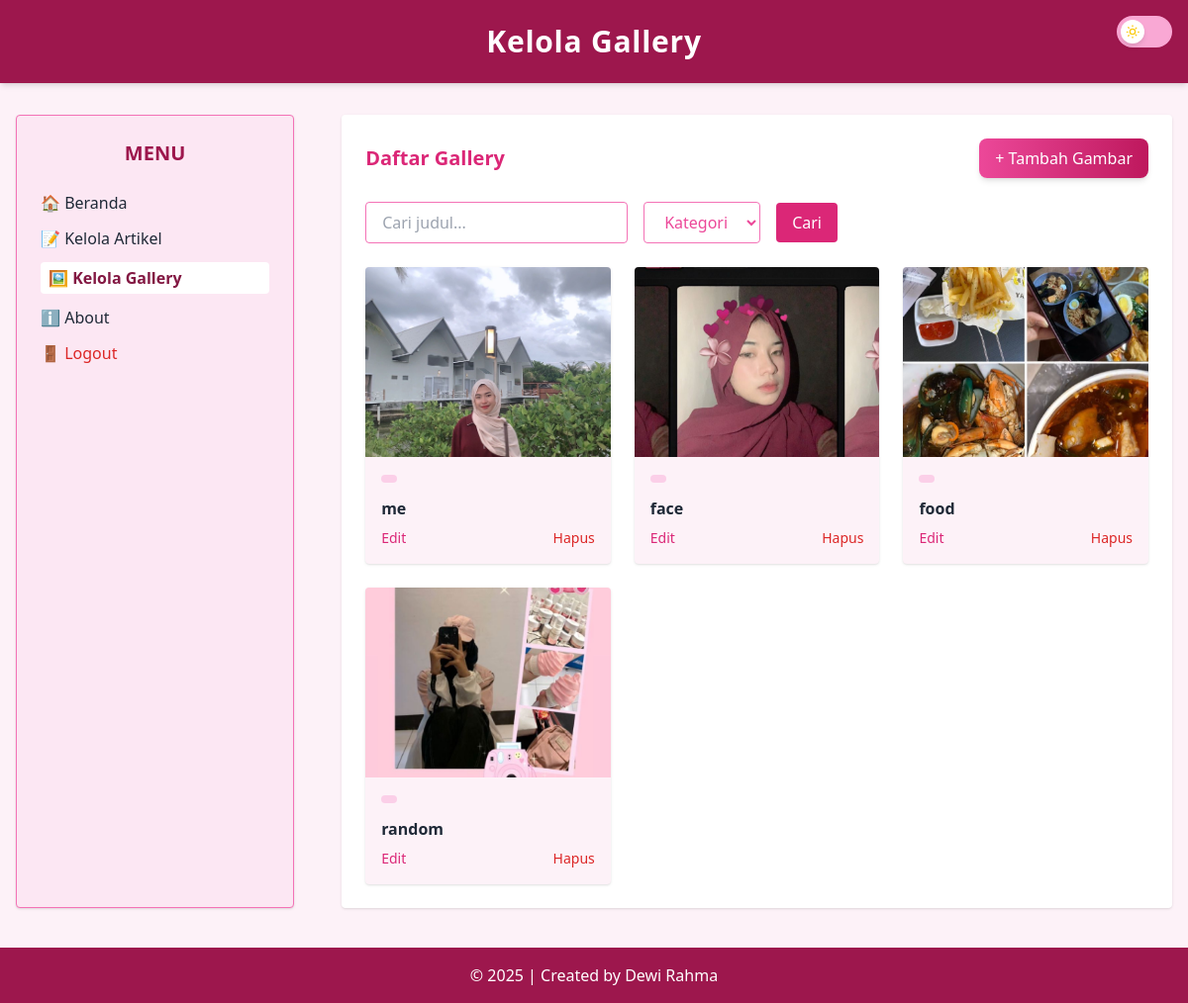
Screenshot of /admin/data_gallery.php (signed in) with the database file from the repository.
### tables this page shows
CREATE TABLE `tbl_gallery` (
  `id_gallery` int(5) NOT NULL,
  `judul` text NOT NULL,
  `foto` text NOT NULL,
  `kategori` varchar(100) NOT NULL,
  `deskripsi` text DEFAULT NULL
);

### admin/data_gallery.php (the view, shortened to what this page needs)
<?php
include('../koneksi.php');
?>
<!DOCTYPE html>
<html lang="en" class="transition duration-500">
<head>
  <script src="https://cdn.tailwindcss.com"></script>
</head>
<body class="bg-pink-50 dark:bg-gray-900 text-gray-800 dark:text-gray-100 min-h-screen transition duration-500">
  <div class="fixed top-4 right-4 z-50">
    <label class="relative inline-flex items-center cursor-pointer">
      <div class="w-14 h-8 bg-pink-300 dark:bg-pink-700 rounded-full transition duration-300"></div>
      <div class="absolute top-1 left-1 w-6 h-6 bg-white rounded-full shadow-md transition-transform duration-300 peer-checked:translate-x-6"></div>
    </label>
  </div>
<header class="bg-pink-800 dark:bg-gray-800 text-white text-center py-6 shadow-md">
  <h1 class="text-3xl font-bold tracking-wide dark:text-pink-400 animate-pulse">Kelola Gallery</h1>
</header>
<div class="flex max-w-7xl mx-auto mt-8 px-4 gap-6 transition duration-500">
  <aside class="w-1/4 bg-pink-100 dark:bg-gray-800 border border-pink-400 dark:border-pink-400 rounded shadow p-6">
    <h2 class="text-xl font-semibold text-pink-800 dark:text-pink-300 mb-6 text-center">MENU</h2>
    <ul class="space-y-3 text-gray-800 dark:text-gray-100 text-base">
      <li><a href="beranda_admin.php" class="flex items-center gap-2 hover:text-pink-600 dark:hover:text-pink-300 transition">🏠 Beranda</a></li>
      <li><a href="data_artikel.php" class="flex items-center gap-2 hover:text-pink-600 dark:hover:text-pink-300 transition">📝 Kelola Artikel</a></li>
      <li><a href="data_gallery.php" class="flex items-center gap-2 font-semibold text-pink-900 dark:text-pink-400 bg-white dark:bg-gray-700 rounded px-2 py-1">🖼 Kelola Gallery</a></li>
      <li><a href="about.php" class="flex items-center gap-2 hover:text-pink-600 dark:hover:text-pink-300 transition">ℹ️ About</a></li>
      <li><a href="logout.php" onclick="return confirm('Apakah anda yakin ingin keluar?');" class="flex items-center gap-2 text-red-600 dark:text-red-400 hover:underline">🚪 Logout</a></li>
    </ul>
  </aside>
  <main class="w-3/4 bg-white dark:bg-gray-800 rounded shadow p-6 ml-6">
    <div class="flex justify-between items-center mb-6">
      <h2 class="text-xl font-bold text-pink-600 dark:text-pink-300">Daftar Gallery</h2>
      <a href="add_gallery.php" class="bg-gradient-to-r from-pink-500 to-pink-700 text-white px-4 py-2 rounded-lg hover:scale-105 transition duration-300 shadow-md glow-hover">+ Tambah Gambar</a>
    </div>
    <form method="GET" class="flex flex-wrap gap-4 mb-6 items-center">
      <input type="text" name="cari" placeholder="Cari judul..." value="<?php echo isset($_GET['cari']) ? $_GET['cari'] : '' ?>" class="px-4 py-2 rounded border  border-pink-400 dark:border-pink-400 dark:bg-gray-700 dark:text-white focus:outline-none focus:ring-2 focus:ring-pink-400 focus:border-pink-400 transition">
      <select name="kategori" onchange="this.form.submit()" class="px-4 py-2 rounded border  border-pink-400 dark:border-pink-400 bg-white dark:bg-gray-700 text-pink-500 dark:text-pink-300 focus:outline-none focus:ring-2 focus:ring-pink-400 focus:border-pink-400 transition">
        <option value="" class="text-pink-500 dark:text-pink-300">Kategori</option>
      </select>
      <button type="submit" class="bg-pink-600 text-white px-4 py-2 rounded hover:bg-pink-700 transition glow-hover">Cari</button>
    </form>
    <div class="grid grid-cols-1 sm:grid-cols-2 md:grid-cols-3 gap-6">
      <?php
      $sql = "SELECT * FROM tbl_gallery";
      $query = mysqli_query($db, $sql);
      while ($data = mysqli_fetch_array($query)) {
        echo "<div class='bg-pink-50 dark:bg-gray-700 rounded shadow overflow transition transform gallery-card'>";
        echo "<a href='../images/{$data['foto']}' target='_blank'>";
        echo "<img src='../images/{$data['foto']}' class='w-full h-48 object-cover rounded-t'>";
        echo "</a>";
        echo "<div class='p-4'>";
        echo "<span class='inline-block bg-pink-200 text-pink-800 dark:bg-pink-900 dark:text-pink-300 text-xs px-2 py-1 rounded mb-2'>" . htmlspecialchars($data['kategori']) . "</span>";
        echo "<p class='font-semibold text-gray-800 dark:text-white mb-1'>" . htmlspecialchars($data['judul']) . "</p>";
        echo "<div class='flex justify-between text-sm'>";
        echo "<a href='edit_gallery.php?id_gallery={$data['id_gallery']}' class='text-pink-600 dark:text-pink-400 hover:underline'>Edit</a>";
        echo "<a href='delete_gallery.php?id_gallery={$data['id_gallery']}' onclick='return confirm(\"Yakin ingin menghapus?\")' class='text-red-600 dark:text-red-400 hover:underline'>Hapus</a>";
        echo "</div></div></div>";
      }
      ?>
    </div>
  </main>
</div>
<footer class="bg-pink-800 dark:bg-gray-800 text-white dark:text-pink-400 text-center py-4 mt-10 transition-all">
  &copy; <?php echo date('Y'); ?> | Created by Dewi Rahma
</footer>
</body>
</html>

### admin/data_gallery.php (style rules this page uses)
.gallery-card { transition: all 0.4s ease; }

### rows the page displays
tbl_gallery: foto (picture), judul "me"
tbl_gallery: foto (picture), judul "face"
tbl_gallery: foto (picture), judul "food"
tbl_gallery: foto (picture), judul "random"
